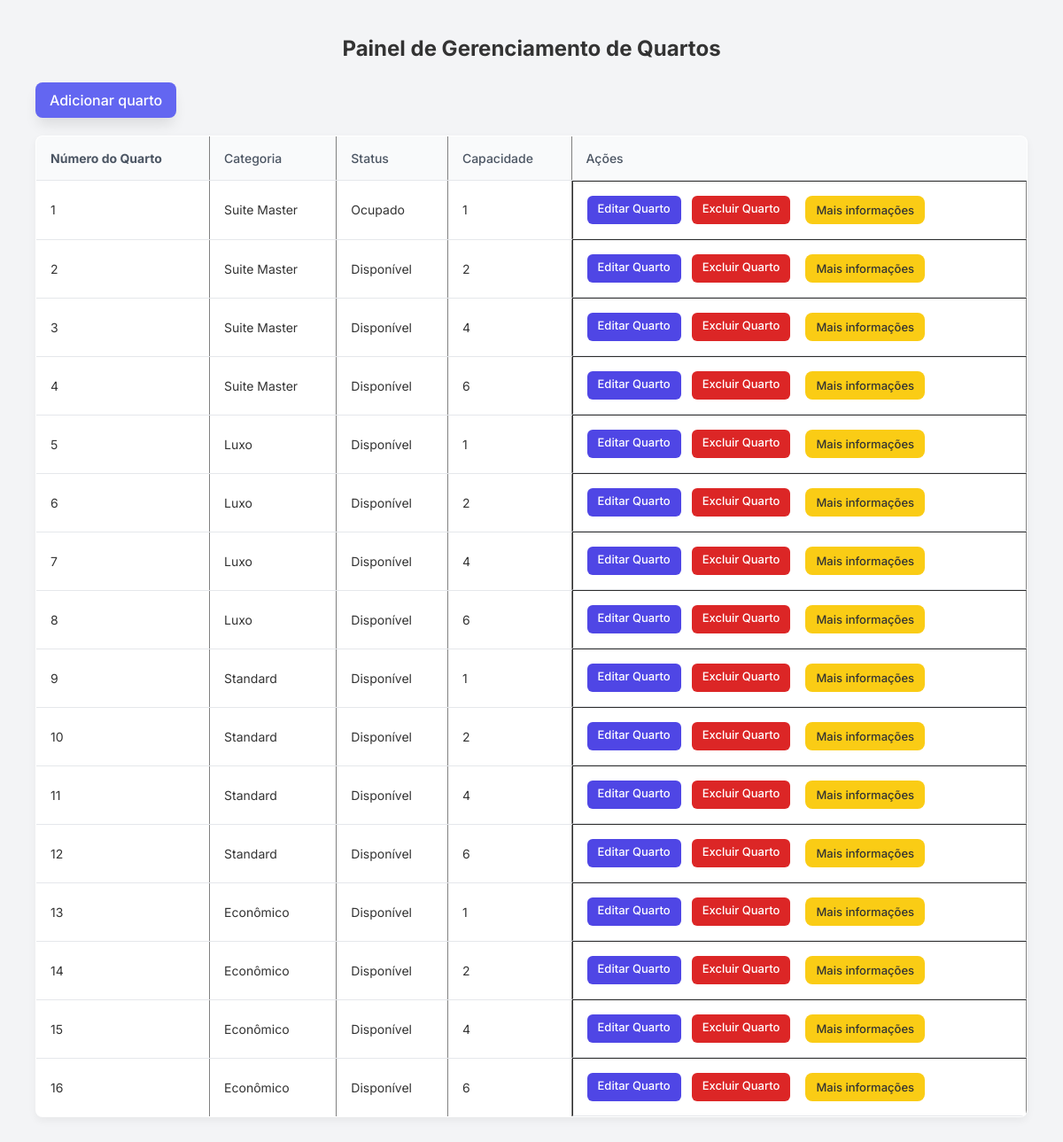
Page /gestor/quartos/index.php on the committed database.
### tables this page shows
CREATE TABLE `quarto` (
  `ID_Quarto` int(11) NOT NULL,
  `Status` enum('Disponível','Ocupado','Manutenção') NOT NULL,
  `Capacidade` int(11) NOT NULL,
  `Categoria_ID_Categoria` int(11) NOT NULL COMMENT 'Cada quarto corresponde a uma categoria.',
  `Foto` varchar(45) NOT NULL,
  `Preco_diaria` decimal(10,2) NOT NULL DEFAULT 0.00
);

CREATE TABLE `categoria` (
  `ID_Categoria` int(11) NOT NULL,
  `Nome` varchar(50) NOT NULL,
  `Descricao` varchar(1000) NOT NULL
);

### gestor/quartos/index.php (the view, shortened to what this page needs)
<?php
require_once '../../config/config.php';
$lista = [];
$sql = $pdo->query("
    SELECT q.*, c.Nome as CategoriaNome,
    (
        SELECT COUNT(*) FROM reserva r
        WHERE r.Quarto_ID_Quarto = q.ID_QUARTO
        AND CURDATE() BETWEEN r.Checkin AND r.Checkout
    ) as Ocupado
    FROM Quarto q
    INNER JOIN Categoria c ON q.Categoria_ID_Categoria = c.ID_Categoria
");
if ($sql->rowCount() > 0) {
    $lista = $sql->fetchAll(PDO::FETCH_ASSOC);
}
?>
<!DOCTYPE html>
<html lang="pt-br">
<head>
    <link rel="stylesheet" href="quartos.css?v=1.0">
    <link rel="stylesheet" href="https://cdn.datatables.net/2.2.2/css/dataTables.dataTables.css" />
</head>
<body>
    <h2>Painel de Gerenciamento de Quartos</h2>
    <a href="adicionar_quarto.php" class="btn-add">Adicionar quarto</a>
    <table border="1" id="myTable" class="cell-border stripe hover" width="100%">
        <thead>
            <tr>
                <th><strong>Número do Quarto</strong></th>
                <th>Categoria</th>
                <th>Status</th>
                <th>Capacidade</th>
                <th>Ações</th>
            </tr>
        </thead>
        <tbody>
            <?php foreach ($lista as $quarto): ?>
                <tr>
                    <td><?= $quarto['ID_Quarto']; ?></td>
                    <td><?= $quarto['CategoriaNome']; ?></td>
                    <td>
    <?php
    if ($quarto['Status'] === 'Manutencao') {
        echo 'Manutenção';
    } elseif ($quarto['Ocupado'] > 0) {
        echo 'Ocupado';
    } else {
        echo 'Disponível';
    }
    ?>
</td>
                    <td><?= $quarto['Capacidade']; ?></td>
                    <td>
                        <a href="editar_quarto.php?id=<?= $quarto['ID_Quarto']; ?>" class="btn-action btn-edit">Editar Quarto</a>
                        <a href="../../actions/excluir_quarto.php?id=<?= $quarto['ID_Quarto']; ?>" class="btn-action btn-delete" onclick="return confirm('Você tem certeza que deseja excluir esse quarto?')">Excluir Quarto</a>
                        <a href="maisdetalhes.php?id=<?= $quarto['ID_Quarto']; ?>" class="btn-action btn-more">Mais informações</a>
                    </td>
                </tr>
            <?php endforeach; ?>
        </tbody>
    </table>
</body>
</html>

### gestor/quartos/quartos.css (style rules this page uses)
* { margin: 0; padding: 0; box-sizing: border-box; font-family: 'Inter', sans-serif; }
body { background-color: #f3f4f6; padding: 40px; }
h2 { text-align: center; margin-bottom: 24px; color: #333; }
.btn-add { background-color: #6366f1; color: white; padding: 10px 16px; text-decoration: none; border-radius: 8px; font-weight: 500; box-shadow: 0px 10px 15px -3px rgba(0, 0, 0, 0.1); transition: background-color 0.3s ease; display: inline-block; margin-bottom: 20px; }
table { width: 100%; border-collapse: collapse; background-color: white; border-radius: 8px; overflow: hidden; box-shadow: 0 4px 10px rgba(0, 0, 0, 0.05); }
th, td { padding: 16px; text-align: left; font-size: 14px; color: #333; border-bottom: 1px solid #e5e7eb; }
th { background-color: #f9fafb; color: #4b5563; font-weight: 500; }
td:last-child { white-space: nowrap; display: flex; gap: 12px; }
.btn-action { padding: 6px 12px; border-radius: 6px; font-size: 13px; color: white; text-decoration: none; font-weight: 500; transition: background-color 0.3s ease, transform 0.2s ease; }
.btn-edit { background-color: #4f46e5; }
.btn-delete { background-color: #dc2626; }
.btn-more { background-color: #FACC15; border: none; color: #333; font-weight: 500; padding: 8px 12px; border-radius: 8px; margin-left: 5px; transition: background-color 0.3s ease; text-decoration: none; }

### rows in the picture
quarto: ID_Quarto "1", categoria.Nome "Suite Master", Status "Ocupado", Capacidade "1"
quarto: ID_Quarto "2", categoria.Nome "Suite Master", Status "Disponível", Capacidade "2"
quarto: ID_Quarto "3", categoria.Nome "Suite Master", Status "Disponível", Capacidade "4"
quarto: ID_Quarto "4", categoria.Nome "Suite Master", Status "Disponível", Capacidade "6"
quarto: ID_Quarto "5", categoria.Nome "Luxo", Status "Disponível", Capacidade "1"
quarto: ID_Quarto "6", categoria.Nome "Luxo", Status "Disponível", Capacidade "2"
quarto: ID_Quarto "7", categoria.Nome "Luxo", Status "Disponível", Capacidade "4"
quarto: ID_Quarto "8", categoria.Nome "Luxo", Status "Disponível", Capacidade "6"
quarto: ID_Quarto "9", categoria.Nome "Standard", Status "Disponível", Capacidade "1"
quarto: ID_Quarto "10", categoria.Nome "Standard", Status "Disponível", Capacidade "2"
quarto: ID_Quarto "11", categoria.Nome "Standard", Status "Disponível", Capacidade "4"
quarto: ID_Quarto "12", categoria.Nome "Standard", Status "Disponível", Capacidade "6"
quarto: ID_Quarto "13", categoria.Nome "Econômico", Status "Disponível", Capacidade "1"
quarto: ID_Quarto "14", categoria.Nome "Econômico", Status "Disponível", Capacidade "2"
quarto: ID_Quarto "15", categoria.Nome "Econômico", Status "Disponível", Capacidade "4"
quarto: ID_Quarto "16", categoria.Nome "Econômico", Status "Disponível", Capacidade "6"
